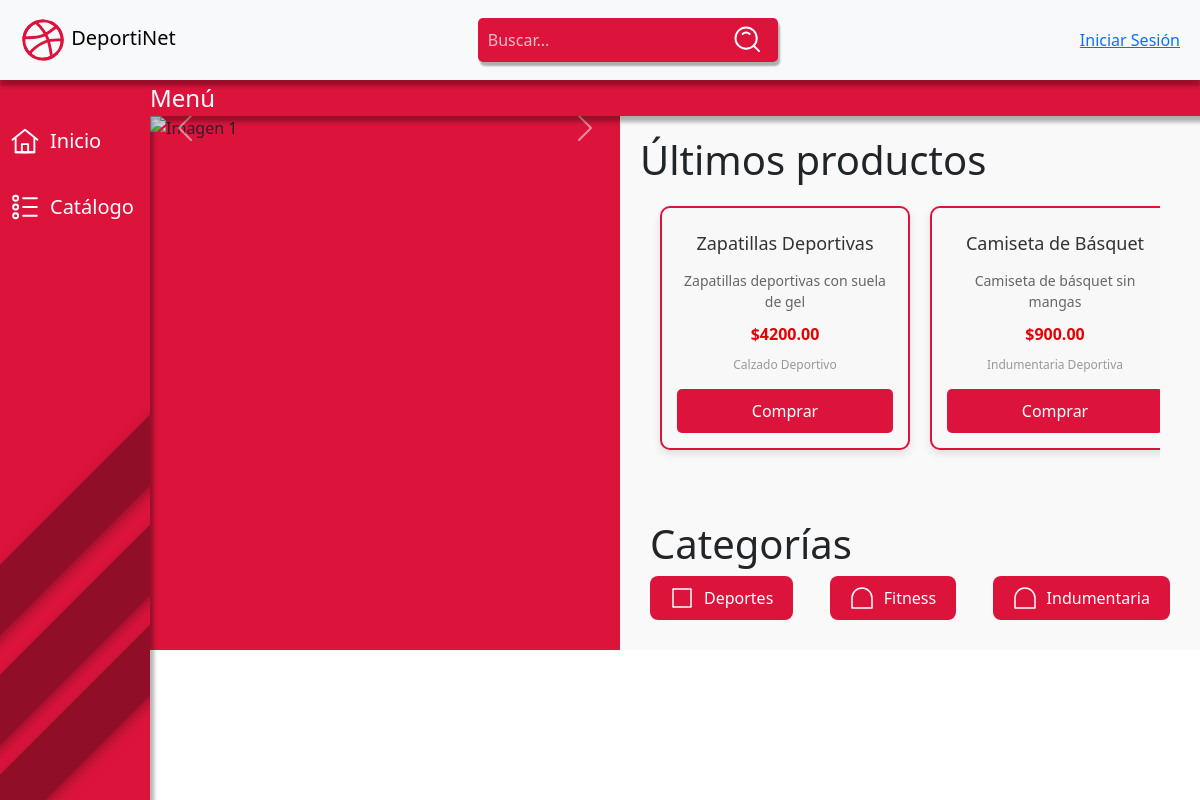
The page / on the database its author committed.
### tables this page shows
CREATE TABLE `productos` (
  `id_producto` int NOT NULL,
  `nombre` varchar(100) NOT NULL,
  `descripcion` text,
  `precio` decimal(10,2) NOT NULL,
  `stock` int NOT NULL,
  `id_categoria` int NOT NULL,
  `img` varchar(200) NOT NULL
);

CREATE TABLE `categorias` (
  `id_categoria` int NOT NULL,
  `nombre_categoria` varchar(100) NOT NULL
);

### index.php (the view, shortened to what this page needs)
<!DOCTYPE html>
<html lang="es">
<head>
    <link href="https://cdn.jsdelivr.net/npm/bootstrap@5.3.3/dist/css/bootstrap.min.css" rel="stylesheet">
    <link rel="stylesheet" href="./cssMain/index-main.css">
</head>
<body>
    <div class="navbar">
        <a class="navbar-brand" href="#">
            DeportiNet
        </a>
        <form id="form" role="search" action="buscar.php" method="GET">
            <input type="search" id="query" name="q" placeholder="Buscar..." aria-label="Search through site content" required>
            <button type="submit">
            </button>
        </form>
            <a class="profile" type="button" href="logeo.php">
                Iniciar Sesión
            </a>
        </div>
    <div class="sidebar">
        <a href="index.php" >
            <svg width="30" height="30" fill="none" stroke="currentColor" stroke-linecap="round" stroke-linejoin="round" stroke-width="1.5" viewBox="0 0 24 24" xmlns="http://www.w3.org/2000/svg">
            <path d="M4.5 21V9L2 11l10-8 10 8-2.5-2v12h-15Z"></path>
            <path d="M9.5 14.5V21h5v-6.5h-5Z"></path>
            <path d="M4.5 21h15"></path>
          </svg>Inicio</a>
        <a href="catalogo.php" >
              Catálogo</a>
        <div class="diagonal-block block1"></div>
        <div class="diagonal-block block2"></div>
        <div class="diagonal-block block3"></div>
    </div>
        <div class="main-content">
            <div class="sub-content">
                <div class="sub-navbar">
                    <p>Menú</p>
                </div>
            </div>
            <div class="content">
                <div class="carousel-container">
                    <div id="carouselExample" class="carousel slide" data-bs-ride="carousel">
                        <div class="carousel-inner">
                            <div class="carousel-item active">
                                <img src="https://i.pinimg.com/736x/fc/2d/3e/fc2d3e2f6283e20b536dc4864971e272.jpg" alt="Imagen 1">
                            </div>
                        </div>
                        <button class="carousel-control-prev" type="button" data-bs-target="#carouselExample" data-bs-slide="prev">
                            <span class="carousel-control-prev-icon" aria-hidden="true"></span>
                        </button>
                        <button class="carousel-control-next" type="button" data-bs-target="#carouselExample" data-bs-slide="next">
                            <span class="carousel-control-next-icon" aria-hidden="true"></span>
                        </button>
                    </div>
                </div>
                <div class="latest-products">
                <h1 style="position: absolute">Últimos productos</h1>
                    <div class="product-list">
                    <?php
                        include 'db.php';
                        $query = "SELECT Productos.*, Categorias.nombre_categoria
                                FROM Productos
                                JOIN Categorias ON Productos.id_categoria = Categorias.id_categoria
                                ORDER BY Productos.id_producto DESC
                                LIMIT 5";
                        $result = $conn->query($query);
                        if ($result->num_rows > 0) {
                            echo "<div class='productos-container'>";
                            while ($row = $result->fetch_assoc()) {
                                echo "<div class='producto'>";
                                echo "<h3>" . htmlspecialchars($row['nombre']) . "</h3>";
                                echo "<p>" . htmlspecialchars($row['descripcion']) . "</p>";
                                echo "<p class='precio'>$" . htmlspecialchars($row['precio']) . "</p>";
                                echo "<p class='categoria'>" . htmlspecialchars($row['nombre_categoria']) . "</p>";
                                echo "<button class='comprar-btn'>Comprar</button>";
                                echo "</div>";
                            }
                            echo "</div>";
                        } else {
                            echo "No hay productos disponibles";
                        }
                    ?>
                    </div>
                    <div class="categories">
                    <h1>Categorías</h1>
                    <div class="category-buttons">
                        <button class="category-button">
                            <svg width="24" height="24" fill="none" stroke="white" stroke-linecap="round" stroke-linejoin="round" stroke-width="1.5" viewBox="0 0 24 24" xmlns="http://www.w3.org/2000/svg">
                                <path d="M3 3h18v18H3V3Z"></path>
                            </svg>
                            <span>Deportes</span>
                        </button>
                        <button class="category-button">
                            <svg width="24" height="24" fill="none" stroke="white" stroke-linecap="round" stroke-linejoin="round" stroke-width="1.5" viewBox="0 0 24 24" xmlns="http://www.w3.org/2000/svg">
                                <path d="M12 2a10 10 0 0 1 10 10v10H2V12A10 10 0 0 1 12 2Z"></path>
                            </svg>
                            <span>Fitness</span>
                        </button>
                        <button class="category-button">
                            <svg width="24" height="24" fill="none" stroke="white" stroke-linecap="round" stroke-linejoin="round" stroke-width="1.5" viewBox="0 0 24 24" xmlns="http://www.w3.org/2000/svg">
                                <path d="M12 2a10 10 0 0 1 10 10v10H2V12A10 10 0 0 1 12 2Z"></path>
                            </svg>
                            <span>Indumentaria</span>
                        </button>
                    </div>
                </div>
                </div>
            </div>
        </div>
</body>
</html>

### cssMain/index-main.css (style rules this page uses)
body { overflow-y: hidden; }
body, html { width: 100%; overflow-x: hidden; }
.navbar { height: 80px; width: 100%; background-color: #f8f9fa; display: flex; align-items: center; box-shadow: 0 6px 4px rgba(0, 0, 0, 0.3); position: fixed; top: 0; left: 0; z-index: 1000; }
.navbar a { margin-left: 20px; margin-right: 20px; }
.navbar-brand { transition: all .35s; }
.sidebar { height: 100%; width: 150px; background-color: crimson; position: fixed; top: 80px; left: 0; padding-top: 20px; box-sizing: border-box; box-shadow: 4px 6px 4px rgba(0, 0, 0, 0.3); z-index: 1; overflow: hidden; }
.sidebar a { display: flex; color: white; padding: 10px; text-decoration: none; font-size: 20px; margin-top: 16px; transition: all .35s; gap: 10px; }
.sidebar svg { display: block; }
.sidebar a:after { position: absolute; content: ""; top: 0; left: 0; width: 0; height: 100%; background: #ff003b; transition: all .35s; }
.diagonal-block { position: absolute; width: 200%; height: 50px; transform: rotate(-45deg); z-index: -1000; box-shadow: 4px 4px 12px rgba(0, 0, 0, 0.3); }
.block1 { background-color: rgb(145, 14, 40); bottom: 120px; left: -50%; }
.block2 { background-color: rgb(145, 14, 40); bottom: 220px; left: -50%; }
.block3 { background-color: rgb(145, 14, 40); bottom: 330px; left: -50%; }
.main-content { margin-top: 80px; margin-left: 150px; }
.carousel-container { width: 470px; min-width: 470px; margin: 0; background-color: crimson; z-index: 0; }
.carousel-container img { display: block; width: 100%; height: 100%; object-fit: fill; margin: 0 auto }
.sub-navbar { background-color: crimson; position: relative; width: 100%; z-index: 1; box-shadow: 4px 6px 4px rgba(0, 0, 0, 0.3); }
.sub-navbar p { display:inline; vertical-align: middle; font-size: 24px; color: white; }
form { background-color: crimson; width: 300px; height: 44px; border-radius: 5px; display: flex; flex-direction: row; align-items: center; box-shadow: 2px 4px 2px rgba(0, 0, 0, 0.3); }
input { all: unset; font: 16px system-ui; color: #fff; height: 100%; width: 100%; padding: 6px 10px; }
::placeholder { color: #fff; opacity: 0.7; }
form button { all: unset; cursor: pointer; width: 44px; height: 44px; margin-right: 10px; }
.content { display: flex; }
.latest-products { display: inline-grid; padding: 20px; background-color: #f9f9f9; width: 100%; }
.product-list { display: flex; overflow-x: auto; margin-top: 50px; margin-right: 20px; }
.categories { margin-top: 40px; padding: 10px; }
.category-buttons { display: flex; justify-content: space-between; }
.category-button { background-color: crimson; color: white; border: none; padding: 10px 20px; display: flex; align-items: center; border-radius: 8px; cursor: pointer; transition: transform 0.3s ease; }
.category-button svg { margin-right: 10px; }
.category-button span { font-size: 16px; }

### index.php (style rules this page uses)
.productos-container { display: flex; justify-content: space-around; gap: 20px; padding: 20px; }
.producto { display: grid; background-color: #f8f8f8; border: 2px solid crimson; border-radius: 10px; padding: 15px; width: 250px; box-shadow: 0 4px 8px rgba(0, 0, 0, 0.1); text-align: center; transition: transform 0.2s; }
.producto h3 { font-size: 18px; margin: 10px 0; color: #333; }
.producto p { font-size: 14px; color: #666; margin: 5px 0; }
.producto .precio { font-size: 16px; color: #e60000; font-weight: bold; }
.producto .categoria { font-size: 12px; color: #999; }
.comprar-btn { background-color: crimson; color: #fff; border: none; border-radius: 5px; padding: 10px 20px; cursor: pointer; margin-top: 10px; transition: background-color 0.3s; }

### rows shown on the page
productos: nombre "Zapatillas Deportivas", descripcion "Zapatillas deportivas con suela de gel", precio "4200.00", id_categoria.nombre_categoria "Calzado Deportivo"
productos: nombre "Camiseta de Básquet", descripcion "Camiseta de básquet sin mangas", precio "900.00", id_categoria.nombre_categoria "Indumentaria Deportiva"
